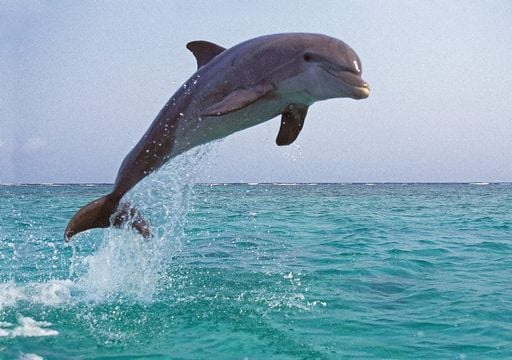
#> input picture CV2425_project_week2/images/dolphin/dolphin1.jpg, 512 x 360 px
$ python __main__.py ../../CV2425_project_week2/images/dolphin/dolphin1.jpg ../../CV2425_project_week2/images/dolphin/dolphin2.jpg
#> lines starting #> are read from the running program, lines starting #| are printed output that depends on the picture; after the words box and inside, x2 and y2 are one past the last pixel; in counts of white or black regions, pixels touching at a corner belong together
### Final_week/inpainter/inpainter.py
import numpy as np
import matplotlib.pyplot as plt
import time
from skimage.color import rgb2gray, rgb2lab
from skimage.filters import laplace
from scipy.ndimage.filters import convolve
from tqdm import tqdm

class Inpainter():
    def __init__(self, image, mask, patch_size=9, plot_progress=True):
        self.image = image.astype('uint8')
        self.mask = mask.round().astype('uint8')
        self.patch_size = patch_size
        self.plot_progress = plot_progress
        # self.search_space = search_space # No aplica este parametro para el swarm optimization

        # Non initialized attributes
        self.working_image = None
        self.working_mask = None
        self.front = None
        self.confidence = None
        self.data = None
        self.priority = None

    def inpaint(self):
        """ Compute the new image and return it """

        self._validate_inputs()
        self._initialize_attributes()

        start_time = time.time()
        keep_going = True
        while keep_going:
            self._find_front()
            if self.plot_progress:
                self._plot_image()

            self._update_priority()

            target_pixel = self._find_highest_priority_pixel()
            # print(target_pixel[0])
            find_start_time = time.time()
            source_patch = self._find_source_patch(target_pixel)
            print('Time to find best: %f seconds'
                  % (time.time()-find_start_time))

            self._update_image(target_pixel, source_patch)

            keep_going = not self._finished()

        print('Took %f seconds to complete' % (time.time() - start_time))
        return self.working_image

    def _validate_inputs(self):
        if self.image.shape[:2] != self.mask.shape:
            raise AttributeError('mask and image must be of the same size')

    # [122 lines left out: functions _plot_image, _initialize_attributes, _find_front, _update_priority, _update_confidence, _update_data and 2 more, not called in this run]

    def _find_highest_priority_pixel(self):
        point = np.unravel_index(self.priority.argmax(), self.priority.shape)
        return point

    # [108 lines left out: functions _find_source_patch, _update_image, _get_patch, _calc_patch_difference, _finished, not called in this run]

    @staticmethod
    def _patch_area(patch):
        return (1+patch[0][1]-patch[0][0]) * (1+patch[1][1]-patch[1][0])

    @staticmethod
    def _patch_shape(patch):
        return (1+patch[0][1]-patch[0][0]), (1+patch[1][1]-patch[1][0])

    # [18 lines left out: functions _patch_data, _copy_to_patch, _to_rgb, not called in this run]

class PSOInpainter_2(Inpainter):
    def __init__(self, image, mask, patch_size=9, plot_progress=True, num_particles=50, w=0.5, c1=2.0, c2=2.0, iterations = 100):
        super().__init__(image, mask, patch_size, plot_progress)
        self.num_particles = num_particles
        self.w = w  # Inertia weight
        self.c1 = c1  # Cognitive coefficient
        self.c2 = c2  # Social coefficient
        self.iterations = iterations

    # [69 lines left out: functions _find_source_patch, _initialize_particles, _create_patch_from_particle, not called in this run]

    def _is_valid_source_patch(self, source_patch):
        """ Check if the source patch does not overlap the mask. """
        return self._patch_data(self.working_mask, source_patch).sum() == 0

# Example usage:
# image and mask would be your input image and the corresponding mask where the target region is
# inpainter = PSO_Inpainter(image, mask)
# inpainted_image = inpainter.inpaint()

### Final_week/inpainter/__main__.py
import argparse
from skimage.io import imread, imsave

from inpainter import PSOInpainter_2


def main():
    args = parse_args()

    image = imread(args.input_image)
#> image is the input picture: shape (360, 512, 3); mean R, G, B 130.9, 165.3, 182
    mask = imread(args.mask, as_gray=True)
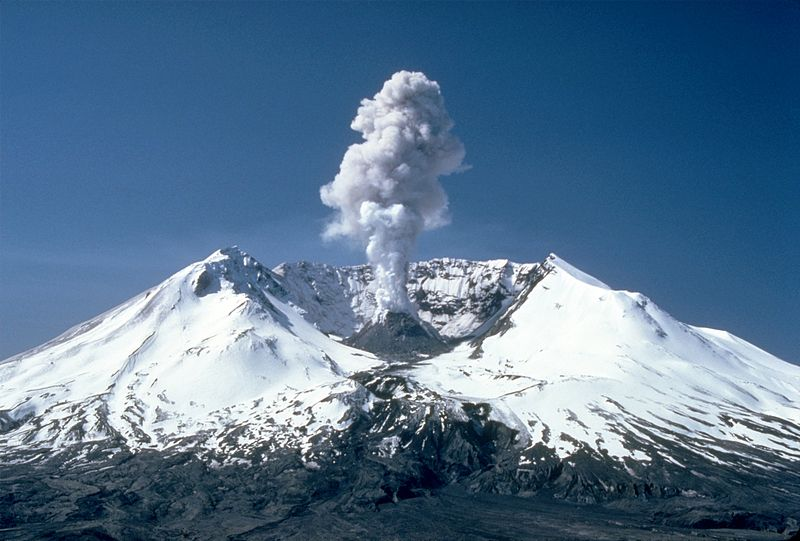
#> input picture CV2425_project_week2/images/dolphin/dolphin2.jpg, 800 x 541 px
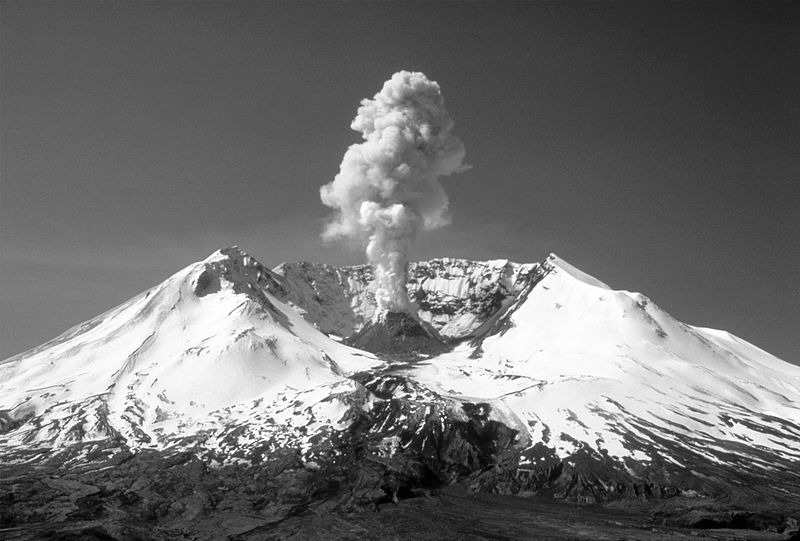
#> mask: shape (541, 800) float64; min 0, max 1, mean 0.441

    # output_image = Inpainter(
    #     image,
    #     mask,
    #     patch_size=args.patch_size,
    #     plot_progress=args.plot_progress
    # ).inpaint()
    inpainter = PSOInpainter_2(
        image,
        mask,
        patch_size = args.patch_size,
        plot_progress = args.plot_progress,
        num_particles = args.num_particles,
        w = args.weight,
        c1 = args.c1_parameter,
        c2 = args.c2_parameter)
#> in __init__, `self.mask = mask.round().astype('uint8')`:
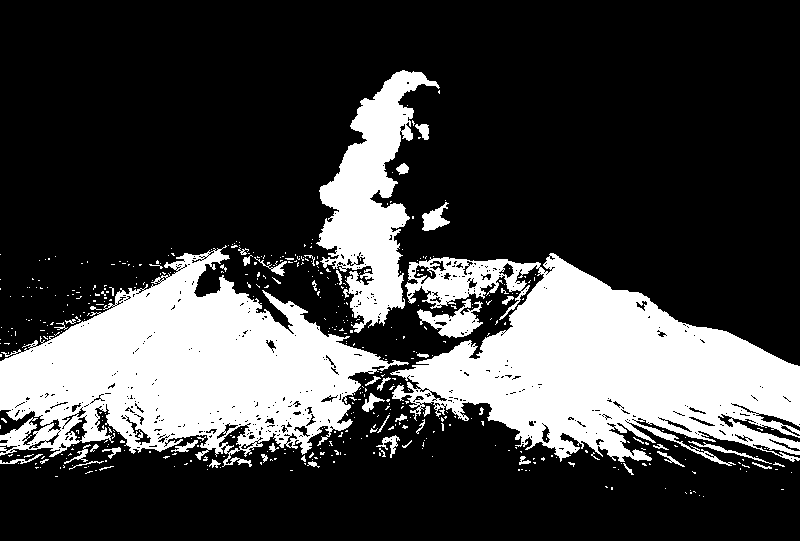
#> self.mask: shape (541, 800); values 0 (black) and 1 (white), 25.9% white; 493 white regions (440 under 20 px), largest, box (x1, y1, x2, y2) and area: (390, 253, 800, 466) 47517, (0, 245, 409, 467) 45300, (316, 70, 440, 333) 13519
    output_image = inpainter.inpaint()
    imsave(args.output, output_image, quality=100)


def parse_args():
    parser = argparse.ArgumentParser()
    parser.add_argument(
        '-ps',
        '--patch-size',
        help='the size of the patches',
        type=int,
        default=9
    )
    parser.add_argument(
        '-np',
        '--num_particles',
        help='number of particles',
        type=int,
        default=50
    )
    parser.add_argument(
        '-w',
        '--weight',
        help='weight',
        type=float,
        default=0.5
    )
    parser.add_argument(
        '-c1',
        '--c1_parameter',
        help='c1 parameter',
        type=float,
        default=2.0
    )
    parser.add_argument(
        '-c2',
        '--c2_parameter',
        help='c2 parameter',
        type=float,
        default=2.0
    )
    parser.add_argument(
        '-o',
        '--output',
        help='the file path to save the output image',
        default='output.jpg'
    )
    parser.add_argument(
        '--plot-progress',
        help='plot each generated image',
        action='store_true',
        default=False
    )
    parser.add_argument(
        'input_image',
        help='the image containing objects to be removed'
    )
    parser.add_argument(
        'mask',
        help='the mask of the region to be removed'
    )
    return parser.parse_args()


if __name__ == '__main__':
#> (the run stopped early here; a loop or call above may not have finished)
